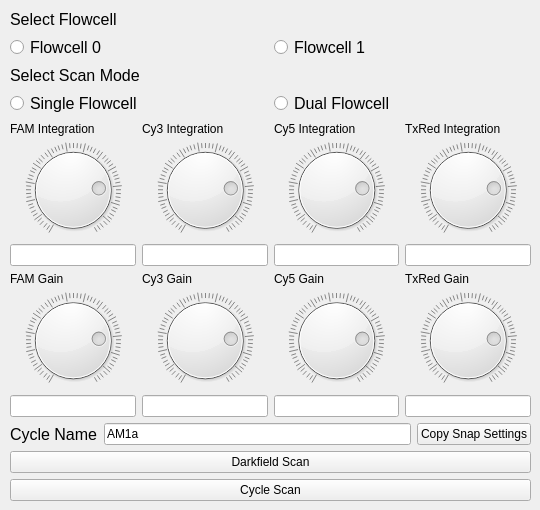
       <widget class="QWidget" name="tab_8">
        <attribute name="title">
         <string>Cycle Scan</string>
        </attribute>
        <widget class="QWidget" name="layoutWidget">
         <property name="geometry">
          <rect>
           <x>10</x>
           <y>10</y>
           <width>521</width>
           <height>491</height>
          </rect>
         </property>
         <layout class="QVBoxLayout" name="verticalLayout_7">
          <item>
           <widget class="QLabel" name="SelectFlowcelllabel">
            <property name="font">
             <font>
              <pointsize>12</pointsize>
             </font>
            </property>
            <property name="text">
             <string>Select Flowcell</string>
            </property>
           </widget>
          </item>
          <item>
           <layout class="QHBoxLayout" name="horizontalLayout_11">
            <item>
             <widget class="QRadioButton" name="acqFC0">
              <property name="font">
               <font>
                <pointsize>12</pointsize>
               </font>
              </property>
              <property name="text">
               <string>Flowcell 0</string>
              </property>
             </widget>
            </item>
            <item>
             <widget class="QRadioButton" name="acqFC1">
              <property name="font">
               <font>
                <pointsize>12</pointsize>
               </font>
              </property>
              <property name="text">
               <string>Flowcell 1</string>
              </property>
             </widget>
            </item>
           </layout>
          </item>
          <item>
           <widget class="QLabel" name="SelectFlowcelllabel_3">
            <property name="font">
             <font>
              <pointsize>12</pointsize>
             </font>
            </property>
            <property name="text">
             <string>Select Scan Mode</string>
            </property>
           </widget>
          </item>
          <item>
           <layout class="QHBoxLayout" name="horizontalLayout_10">
            <item>
             <widget class="QRadioButton" name="acqSingle">
              <property name="font">
               <font>
                <pointsize>12</pointsize>
               </font>
              </property>
              <property name="text">
               <string>Single Flowcell</string>
              </property>
             </widget>
            </item>
            <item>
             <widget class="QRadioButton" name="acqDual">
              <property name="font">
               <font>
                <pointsize>12</pointsize>
               </font>
              </property>
              <property name="text">
               <string>Dual Flowcell</string>
              </property>
             </widget>
            </item>
           </layout>
          </item>
          <item>
           <layout class="QGridLayout" name="gridLayout_17">
            <item row="0" column="0">
             <widget class="QLabel" name="label_29">
              <property name="text">
               <string>FAM Integration</string>
              </property>
             </widget>
            </item>
            <item row="0" column="1">
             <widget class="QLabel" name="label_31">
              <property name="text">
               <string>Cy3 Integration</string>
              </property>
             </widget>
            </item>
            <item row="0" column="2">
             <widget class="QLabel" name="label_30">
              <property name="text">
               <string>Cy5 Integration</string>
              </property>
             </widget>
            </item>
            <item row="0" column="3">
             <widget class="QLabel" name="label_28">
              <property name="text">
               <string>TxRed Integration</string>
              </property>
             </widget>
            </item>
            <item row="1" column="0">
             <widget class="QDial" name="famGainDial_3">
              <property name="maximum">
               <number>254</number>
              </property>
              <property name="value">
               <number>200</number>
              </property>
              <property name="wrapping">
               <bool>false</bool>
              </property>
              <property name="notchesVisible">
               <bool>true</bool>
              </property>
             </widget>
            </item>
            <item row="1" column="1">
             <widget class="QDial" name="cy3GainDial_3">
              <property name="maximum">
               <number>254</number>
              </property>
              <property name="value">
               <number>200</number>
              </property>
              <property name="wrapping">
               <bool>false</bool>
              </property>
              <property name="notchesVisible">
               <bool>true</bool>
              </property>
             </widget>
            </item>
            <item row="1" column="2">
             <widget class="QDial" name="cy5GainDial_3">
              <property name="maximum">
               <number>254</number>
              </property>
              <property name="value">
               <number>200</number>
              </property>
              <property name="wrapping">
               <bool>false</bool>
              </property>
              <property name="notchesVisible">
               <bool>true</bool>
              </property>
             </widget>
            </item>
            <item row="1" column="3">
             <widget class="QDial" name="txredGainDial_3">
              <property name="maximum">
               <number>254</number>
              </property>
              <property name="value">
               <number>200</number>
              </property>
              <property name="wrapping">
               <bool>false</bool>
              </property>
              <property name="notchesVisible">
               <bool>true</bool>
              </property>
             </widget>
            </item>
            <item row="2" column="0">
             <widget class="QLineEdit" name="famGainLE_3"/>
            </item>
            <item row="2" column="1">
             <widget class="QLineEdit" name="cy3GainLE_3"/>
            </item>
            <item row="2" column="2">
             <widget class="QLineEdit" name="cy5GainLE_3"/>
            </item>
            <item row="2" column="3">
             <widget class="QLineEdit" name="txredGainLE_3"/>
            </item>
            <item row="3" column="0">
             <widget class="QLabel" name="label_13">
              <property name="text">
               <string>FAM Gain</string>
              </property>
             </widget>
            </item>
            <item row="3" column="1">
             <widget class="QLabel" name="label_27">
              <property name="text">
               <string>Cy3 Gain</string>
              </property>
             </widget>
            </item>
            <item row="3" column="2">
             <widget class="QLabel" name="label_12">
              <property name="text">
               <string>Cy5 Gain</string>
              </property>
             </widget>
            </item>
            <item row="3" column="3">
             <widget class="QLabel" name="label_11">
              <property name="text">
               <string>TxRed Gain</string>
              </property>
             </widget>
            </item>
            <item row="4" column="0">
             <widget class="QDial" name="famGainDial_2">
              <property name="maximum">
               <number>254</number>
              </property>
              <property name="value">
               <number>200</number>
              </property>
              <property name="wrapping">
               <bool>false</bool>
              </property>
              <property name="notchesVisible">
               <bool>true</bool>
              </property>
             </widget>
            </item>
            <item row="4" column="1">
             <widget class="QDial" name="cy3GainDial_2">
              <property name="maximum">
               <number>254</number>
              </property>
              <property name="value">
               <number>200</number>
              </property>
              <property name="wrapping">
               <bool>false</bool>
              </property>
              <property name="notchesVisible">
               <bool>true</bool>
              </property>
             </widget>
            </item>
            <item row="4" column="2">
             <widget class="QDial" name="cy5GainDial_2">
              <property name="maximum">
               <number>254</number>
              </property>
              <property name="value">
               <number>200</number>
              </property>
              <property name="wrapping">
               <bool>false</bool>
              </property>
              <property name="notchesVisible">
               <bool>true</bool>
              </property>
             </widget>
            </item>
            <item row="4" column="3">
             <widget class="QDial" name="txredGainDial_2">
              <property name="maximum">
               <number>254</number>
              </property>
              <property name="value">
               <number>200</number>
              </property>
              <property name="wrapping">
               <bool>false</bool>
              </property>
              <property name="notchesVisible">
               <bool>true</bool>
              </property>
             </widget>
            </item>
            <item row="5" column="0">
             <widget class="QLineEdit" name="famGainLE_2"/>
            </item>
            <item row="5" column="1">
             <widget class="QLineEdit" name="cy3GainLE_2"/>
            </item>
            <item row="5" column="2">
             <widget class="QLineEdit" name="cy5GainLE_2"/>
            </item>
            <item row="5" column="3">
             <widget class="QLineEdit" name="txredGainLE_2"/>
            </item>
           </layout>
          </item>
          <item>
           <layout class="QHBoxLayout" name="horizontalLayout_9">
            <item>
             <widget class="QLabel" name="CycleNamelabel">
              <property name="font">
               <font>
                <pointsize>12</pointsize>
               </font>
              </property>
              <property name="text">
               <string>Cycle Name</string>
              </property>
             </widget>
            </item>
            <item>
             <widget class="QLineEdit" name="acqCycleName">
              <property name="cursor">
               <cursorShape>IBeamCursor</cursorShape>
              </property>
              <property name="text">
               <string>AM1a</string>
              </property>
             </widget>
            </item>
            <item>
             <widget class="QPushButton" name="acqCycleUseSnap">
              <property name="text">
               <string>Copy Snap Settings</string>
              </property>
             </widget>
            </item>
           </layout>
          </item>
          <item>
           <widget class="QPushButton" name="acqDarkfieldScan">
            <property name="text">
             <string>Darkfield Scan</string>
            </property>
           </widget>
          </item>
          <item>
           <widget class="QPushButton" name="acqCycleScan">
            <property name="text">
             <string>Cycle Scan</string>
            </property>
           </widget>
          </item>
         </layout>
        </widget>
       </widget>
